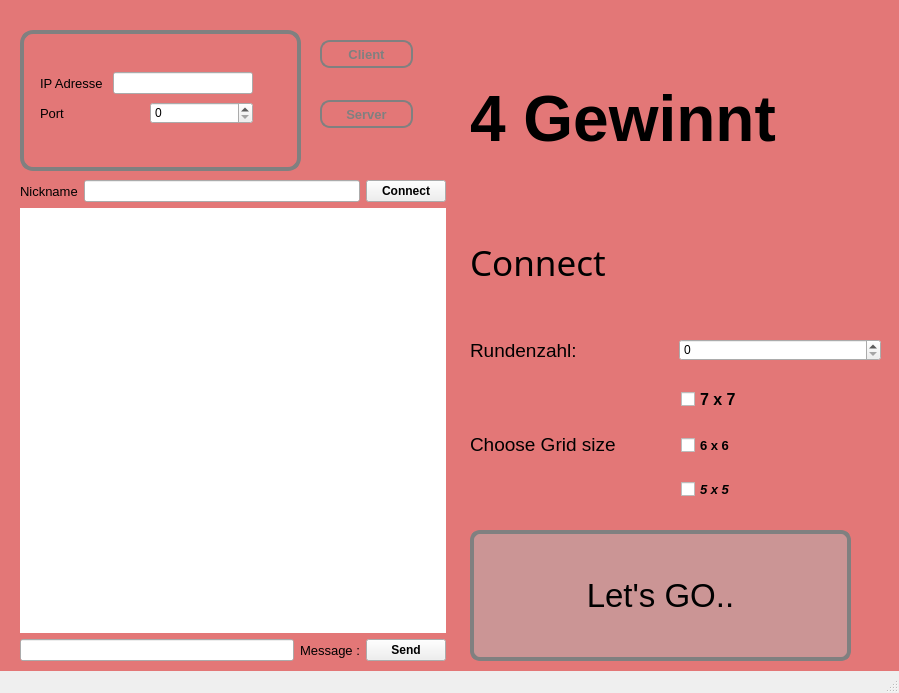
<?xml version="1.0" encoding="UTF-8"?>
<ui version="4.0">
 <class>MainWindow</class>
 <widget class="QMainWindow" name="MainWindow">
  <property name="geometry">
   <rect>
    <x>0</x>
    <y>0</y>
    <width>899</width>
    <height>693</height>
   </rect>
  </property>
  <property name="windowTitle">
   <string>MainWindow</string>
  </property>
  <property name="styleSheet">
   <string notr="true">#centralwidget {
    background-color: rgba(219, 38, 38,0.6);
}
QPushButton#pushButton{
   
border: 4px solid gray;
background-color: rgba(178,178,178,0.5);
border-radius:10px;
}


QPushButton#ButtonClient
{
border : 2px solid gray;
border-radius: 10px;
color: gray;

}
QPushButton#ButtonServer
{
border : 2px solid gray;
border-radius: 10px;
color :gray;


}

QWidget#widget
{
border : 4px solid gray;
border-radius: 13px;
}</string>
  </property>
  <widget class="QWidget" name="centralwidget">
   <widget class="QPushButton" name="pushButton">
    <property name="geometry">
     <rect>
      <x>470</x>
      <y>530</y>
      <width>381</width>
      <height>131</height>
     </rect>
    </property>
    <property name="font">
     <font>
      <pointsize>25</pointsize>
     </font>
    </property>
    <property name="cursor">
     <cursorShape>PointingHandCursor</cursorShape>
    </property>
    <property name="text">
     <string>Let's GO..</string>
    </property>
   </widget>
   <widget class="QWidget" name="horizontalLayoutWidget">
    <property name="geometry">
     <rect>
      <x>470</x>
      <y>370</y>
      <width>416</width>
      <height>148</height>
     </rect>
    </property>
    <layout class="QHBoxLayout" name="horizontalLayout_4">
     <item>
      <widget class="QLabel" name="label">
       <property name="enabled">
        <bool>true</bool>
       </property>
       <property name="font">
        <font>
         <pointsize>14</pointsize>
        </font>
       </property>
       <property name="text">
        <string>Choose Grid size </string>
       </property>
      </widget>
     </item>
     <item>
      <layout class="QVBoxLayout" name="verticalLayout">
       <item>
        <widget class="QCheckBox" name="checkBox_2">
         <property name="font">
          <font>
           <family>MS Sans Serif</family>
           <pointsize>12</pointsize>
           <weight>75</weight>
           <bold>true</bold>
          </font>
         </property>
         <property name="text">
          <string>7 x 7</string>
         </property>
        </widget>
       </item>
       <item>
        <widget class="QCheckBox" name="checkBox_3">
         <property name="font">
          <font>
           <pointsize>10</pointsize>
           <weight>75</weight>
           <bold>true</bold>
          </font>
         </property>
         <property name="text">
          <string>6 x 6</string>
         </property>
        </widget>
       </item>
       <item>
        <widget class="QCheckBox" name="checkBox">
         <property name="font">
          <font>
           <family>MS Sans Serif</family>
           <pointsize>10</pointsize>
           <weight>75</weight>
           <italic>true</italic>
           <bold>true</bold>
          </font>
         </property>
         <property name="text">
          <string>5 x 5</string>
         </property>
        </widget>
       </item>
      </layout>
     </item>
    </layout>
   </widget>
   <widget class="QWidget" name="widget" native="true">
    <property name="geometry">
     <rect>
      <x>20</x>
      <y>30</y>
      <width>281</width>
      <height>141</height>
     </rect>
    </property>
    <widget class="QWidget" name="layoutWidget">
     <property name="geometry">
      <rect>
       <x>20</x>
       <y>40</y>
       <width>213</width>
       <height>58</height>
      </rect>
     </property>
     <layout class="QVBoxLayout" name="verticalLayout_3">
      <item>
       <layout class="QHBoxLayout" name="horizontalLayout_8">
        <item>
         <widget class="QLabel" name="IP">
          <property name="font">
           <font>
            <pointsize>10</pointsize>
           </font>
          </property>
          <property name="text">
           <string>IP Adresse </string>
          </property>
         </widget>
        </item>
        <item>
         <widget class="QLineEdit" name="_IP"/>
        </item>
       </layout>
      </item>
      <item>
       <layout class="QHBoxLayout" name="horizontalLayout_9">
        <item>
         <widget class="QLabel" name="Port">
          <property name="font">
           <font>
            <pointsize>10</pointsize>
           </font>
          </property>
          <property name="text">
           <string>Port</string>
          </property>
         </widget>
        </item>
        <item>
         <widget class="QSpinBox" name="_Port">
          <property name="maximum">
           <number>5000</number>
          </property>
         </widget>
        </item>
       </layout>
      </item>
     </layout>
    </widget>
   </widget>
   <widget class="QPushButton" name="ButtonClient">
    <property name="geometry">
     <rect>
      <x>320</x>
      <y>40</y>
      <width>93</width>
      <height>28</height>
     </rect>
    </property>
    <property name="font">
     <font>
      <pointsize>10</pointsize>
      <weight>75</weight>
      <bold>true</bold>
     </font>
    </property>
    <property name="cursor">
     <cursorShape>PointingHandCursor</cursorShape>
    </property>
    <property name="text">
     <string>Client</string>
    </property>
   </widget>
   <widget class="QPushButton" name="ButtonServer">
    <property name="geometry">
     <rect>
      <x>320</x>
      <y>100</y>
      <width>93</width>
      <height>28</height>
     </rect>
    </property>
    <property name="font">
     <font>
      <pointsize>10</pointsize>
      <weight>75</weight>
      <bold>true</bold>
     </font>
    </property>
    <property name="cursor">
     <cursorShape>PointingHandCursor</cursorShape>
    </property>
    <property name="text">
     <string>Server</string>
    </property>
   </widget>
   <widget class="QWidget" name="layoutWidget">
    <property name="geometry">
     <rect>
      <x>20</x>
      <y>180</y>
      <width>426</width>
      <height>481</height>
     </rect>
    </property>
    <layout class="QVBoxLayout" name="verticalLayout_2">
     <item>
      <layout class="QHBoxLayout" name="horizontalLayout_6">
       <item>
        <layout class="QHBoxLayout" name="horizontalLayout_5">
         <item>
          <widget class="QLabel" name="label_2">
           <property name="font">
            <font>
             <pointsize>10</pointsize>
            </font>
           </property>
           <property name="text">
            <string>Nickname</string>
           </property>
          </widget>
         </item>
         <item>
          <widget class="QLineEdit" name="Nickname">
           <property name="clearButtonEnabled">
            <bool>false</bool>
           </property>
          </widget>
         </item>
         <item>
          <widget class="QPushButton" name="pushButton_Connect">
           <property name="font">
            <font>
             <weight>75</weight>
             <bold>true</bold>
            </font>
           </property>
           <property name="text">
            <string>Connect</string>
           </property>
          </widget>
         </item>
        </layout>
       </item>
      </layout>
     </item>
     <item>
      <widget class="QTextEdit" name="Chat">
       <property name="frameShape">
        <enum>QFrame::NoFrame</enum>
       </property>
      </widget>
     </item>
     <item>
      <layout class="QHBoxLayout" name="horizontalLayout_7">
       <item>
        <widget class="QLineEdit" name="Message"/>
       </item>
       <item>
        <widget class="QLabel" name="label_3">
         <property name="font">
          <font>
           <pointsize>10</pointsize>
          </font>
         </property>
         <property name="text">
          <string>Message :</string>
         </property>
        </widget>
       </item>
       <item>
        <widget class="QPushButton" name="pushButton_Send">
         <property name="font">
          <font>
           <weight>75</weight>
           <bold>true</bold>
          </font>
         </property>
         <property name="text">
          <string>Send</string>
         </property>
        </widget>
       </item>
      </layout>
     </item>
    </layout>
   </widget>
   <widget class="QWidget" name="layoutWidget">
    <property name="geometry">
     <rect>
      <x>470</x>
      <y>50</y>
      <width>481</width>
      <height>281</height>
     </rect>
    </property>
    <layout class="QVBoxLayout" name="verticalLayout_4">
     <item>
      <widget class="QLabel" name="label_5">
       <property name="font">
        <font>
         <pointsize>48</pointsize>
         <weight>75</weight>
         <bold>true</bold>
        </font>
       </property>
       <property name="text">
        <string>4 Gewinnt</string>
       </property>
      </widget>
     </item>
     <item>
      <widget class="QLabel" name="label_4">
       <property name="font">
        <font>
         <family>Sans Serif</family>
         <pointsize>26</pointsize>
        </font>
       </property>
       <property name="text">
        <string>Connect</string>
       </property>
      </widget>
     </item>
    </layout>
   </widget>
   <widget class="QWidget" name="horizontalLayoutWidget_3">
    <property name="geometry">
     <rect>
      <x>470</x>
      <y>330</y>
      <width>411</width>
      <height>41</height>
     </rect>
    </property>
    <layout class="QHBoxLayout" name="horizontalLayout_2">
     <item>
      <widget class="QLabel" name="rundenzahl">
       <property name="font">
        <font>
         <pointsize>14</pointsize>
        </font>
       </property>
       <property name="text">
        <string>Rundenzahl:</string>
       </property>
      </widget>
     </item>
     <item>
      <widget class="QSpinBox" name="_Rundenzahl"/>
     </item>
    </layout>
   </widget>
  </widget>
  <widget class="QStatusBar" name="statusbar"/>
 </widget>
 <resources/>
 <connections/>
</ui>
